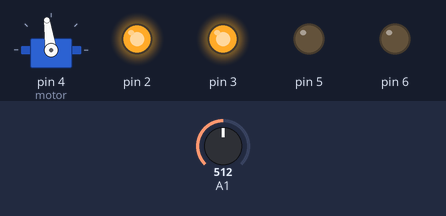
Recording of a sketch running on a simulated Arduino Uno, built with avr-gcc and run on an emulated ATmega328P. Parts: servo, output pins drawn as LEDs (lit = HIGH). The test bench sets the inputs (shaded band); at power-on: A1 = 512.

Above: at 9.2 s.
9.3 s: A1 set to 716
At 9.9 s:
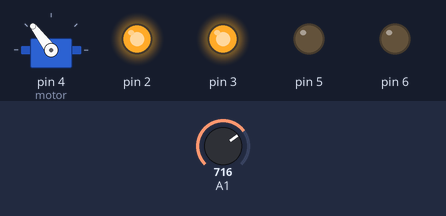
10.8 s: A1 set to 900
At 12.0 s:
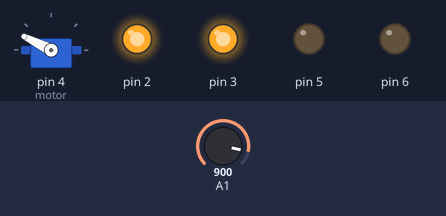
12.3 s: A1 set to 306
At 13.4 s:
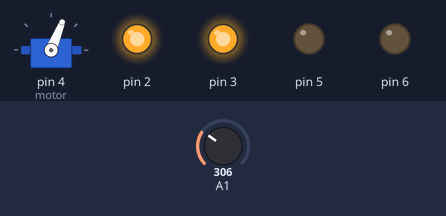
13.8 s: A1 set to 122
At 14.5 s:
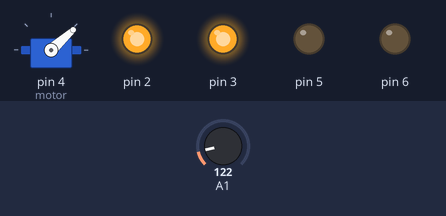
15.3 s: A1 set to 0
At 15.7 s:
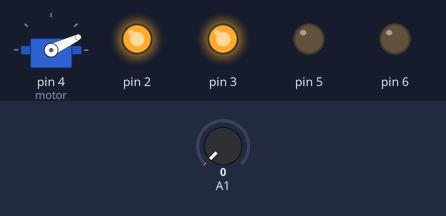
16.8 s: A1 set to 1023
At 18.0 s:
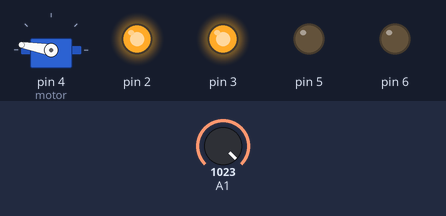
Timing chart, 0 to 19.3 s (numbered marks = the images above; inputs shaded):
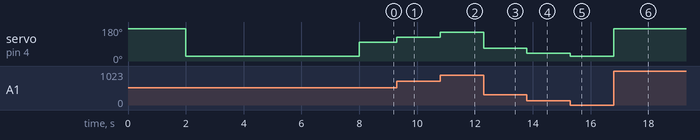

The sketch:

A2212_13T_test.ino
```cpp
#include <Servo.h>

Servo motor;

void setup() {
pinMode(3, OUTPUT);
  digitalWrite(3, HIGH);
  pinMode(2, OUTPUT);
  digitalWrite(2, HIGH);

  pinMode(5, OUTPUT);
  digitalWrite(5, LOW);
  pinMode(6, OUTPUT);
  digitalWrite(6, LOW);
  motor.attach(4);
  motor.writeMicroseconds(2300);
  delay(2000);
  motor.writeMicroseconds(800);
  delay(6000);
}


void loop() {
int val = map(analogRead(1), 0, 1023, 800, 2300);
motor.writeMicroseconds(val);
}
```

Measured:
- after the input at 9.3 s, servo on pin 4 (motor): 98° → 127° at once
- after the input at 10.8 s, servo on pin 4 (motor): 127° → 153° at once
- after the input at 12.3 s, servo on pin 4 (motor): 153° → 68° at once
- after the input at 13.8 s, servo on pin 4 (motor): 68° → 42° at once
- after the input at 15.3 s, servo on pin 4 (motor): 42° → 25° at once
- after the input at 16.8 s, servo on pin 4 (motor): 25° → 170° at once
